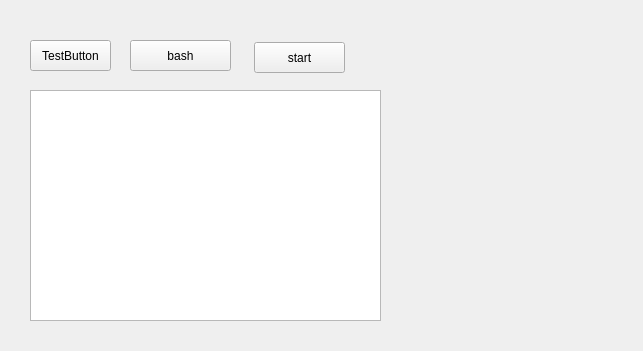
<?xml version="1.0" encoding="UTF-8"?>
<ui version="4.0">
 <class>Widget</class>
 <widget class="QWidget" name="Widget">
  <property name="geometry">
   <rect>
    <x>0</x>
    <y>0</y>
    <width>643</width>
    <height>351</height>
   </rect>
  </property>
  <property name="windowTitle">
   <string>Widget</string>
  </property>
  <widget class="QPushButton" name="testButton">
   <property name="geometry">
    <rect>
     <x>30</x>
     <y>40</y>
     <width>81</width>
     <height>31</height>
    </rect>
   </property>
   <property name="text">
    <string>TestButton</string>
   </property>
  </widget>
  <widget class="QPushButton" name="pushButton2">
   <property name="geometry">
    <rect>
     <x>130</x>
     <y>40</y>
     <width>101</width>
     <height>31</height>
    </rect>
   </property>
   <property name="text">
    <string>bash</string>
   </property>
  </widget>
  <widget class="QPushButton" name="pushButton_2">
   <property name="geometry">
    <rect>
     <x>254</x>
     <y>42</y>
     <width>91</width>
     <height>31</height>
    </rect>
   </property>
   <property name="text">
    <string>start</string>
   </property>
  </widget>
  <widget class="QTextEdit" name="textEdit">
   <property name="geometry">
    <rect>
     <x>30</x>
     <y>90</y>
     <width>351</width>
     <height>231</height>
    </rect>
   </property>
  </widget>
 </widget>
 <layoutdefault spacing="6" margin="11"/>
 <resources/>
 <connections/>
</ui>
